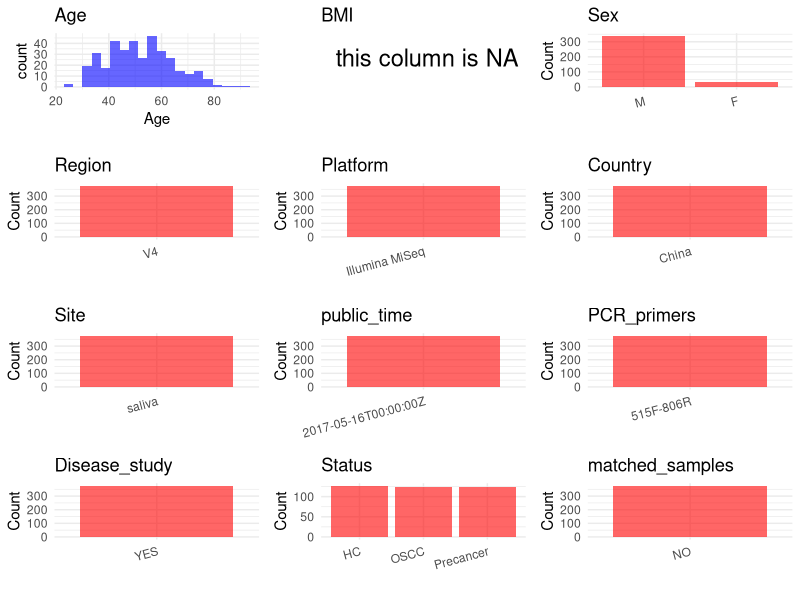

Write the R code that produced this figure. (Note: this script raises an error after producing the figure.)
## ---- chunk 1
library(tidyverse)
library(ggplot2)
library(cowplot)

setwd("C:/Users/zyc/Desktop/oral_project/data/projects/PRJNA386665")
initial_meta <- read.csv("SraRunTable.csv", header = TRUE) 
head(initial_meta)
## ---- chunk 2
metadata <- data.frame(
  BioProject = initial_meta$BioProject,
  Run = initial_meta$Run,
  sample_name = initial_meta$Sample.Name,
  Age = initial_meta$Host_Age, 
  BMI = NA,  
  Sex = initial_meta$host_sex,
  Region = "V4",
  Platform = initial_meta$Instrument,
  Country = initial_meta$geo_loc_name_country,
  Site = initial_meta$env_material,
  public_time = initial_meta$ReleaseDate,
  matched_samples = "NO",
  Status = initial_meta$Host_disease,
  stringsAsFactors = FALSE
)
## ---- chunk 3
metadata <- metadata %>%mutate(Status = case_when(
  Status == "Oral Neoplasm (Healthy Control)" ~ "HC",
  Status == "Oral Neoplasm (OSCC)" ~ "OSCC",
  TRUE ~ "Precancer"
))
metadata <- metadata %>%
  mutate(Sex = recode(Sex, "female" = "F", "male" = "M"))
metadata <-metadata%>%
  mutate(Country = case_when(Country == "Taiwan" ~ "China"))

## ---- chunk 4
metadata$title <- "Bacterial alterations in salivary microbiota and their association in oral cancer"
metadata$Disease_study <- "YES"
metadata$PCR_primers <- "515F-806R"

head(metadata)
## ---- chunk 5
print(paste("Number of unique runs:", length(unique(metadata$Run))))
print(paste("Number of unique sample names:", length(unique(metadata$sample_name))))
## ---- chunk 6
plot_data <- metadata %>%
  select(-BioProject, -Run, -sample_name, -title)

# Function to create simple plots for each column
create_simple_plots <- function(data) {
  plots <- list()
  
  for (col in colnames(data)) {
    # Check if the column is all NA
    if (all(is.na(data[[col]]))) {
      # Create an empty plot with text indicating all NA
      p <- ggplot() +
        annotate("text", x = 0.5, y = 0.5, label = "this column is NA", size = 6) +
        labs(title = col) +
        theme_void()
    } else if (is.numeric(data[[col]])) {
      # Numeric variable: histogram
      p <- ggplot(data, aes(x = .data[[col]])) +
        geom_histogram(fill = "blue", alpha = 0.6, bins = 20, na.rm = TRUE) +
        labs(title = col) +
        theme_minimal()
    } else {
      # Categorical variable: bar plot (remove NA values)
      count_data <- as.data.frame(table(data[[col]], useNA = "ifany"))
      p <- ggplot(count_data, aes(x = reorder(Var1, -Freq), y = Freq)) +
        geom_col(fill = "red", alpha = 0.6) +
        labs(title = col, x = NULL, y = "Count") +
        theme_minimal() +
        theme(axis.text.x = element_text(angle = 15, hjust = 1))
    }
    plots[[col]] <- p
  }
  
  return(plots)
}


plots <- create_simple_plots(plot_data)
p<-plot_grid(plots$Age, 
          plots$BMI, 
          plots$Sex, 
          plots$Region, 
          plots$Platform, 
          plots$Country, 
          plots$Site,
          plots$public_time, 
          plots$PCR_primers,
          plots$Disease_study,
          plots$Status,
          plots$matched_samples,# add 
          ncol = 3, align = "hv", axis = "lb")
ggsave("metadata_summary.png", plot = p, width = 8, height = 6, dpi = 150)


## ---- chunk 7
knitr::include_graphics("metadata_summary.png")
## ---- chunk 8
metadata <- metadata[, c(
  "BioProject", "Run", "sample_name", "Age", "BMI", "Sex", 
  "Region", "Platform", "Country", "Site", "public_time", 
  "PCR_primers", "title", "Disease_study", "Status","matched_samples"
)]

write.csv(metadata, file = "metadata.csv", quote = FALSE)
